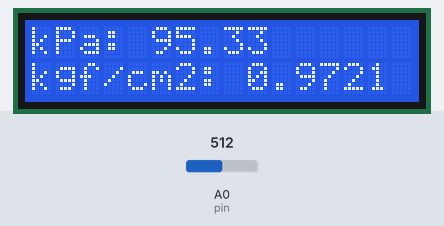
Bench run of a sketch on a simulated Arduino Uno, built with avr-gcc and run on an emulated ATmega328P. On the bench: 16×2 character LCD. The test bench sets the inputs (shaded band); at power-on: A0 (pin) = 512. What the sketch prints to the serial monitor is not drawn.

Above: at 1.1 s.
At 2.2 s:
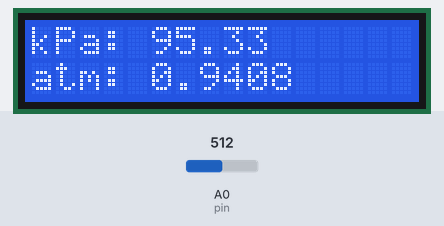
2.3 s: A0 (pin) set to 716
At 3.8 s:
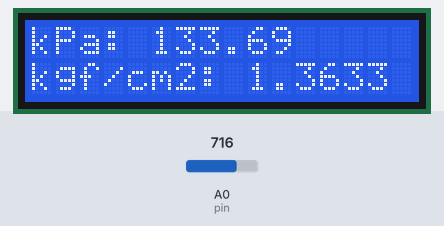
5.5 s: A0 (pin) set to 900
At 6.9 s:
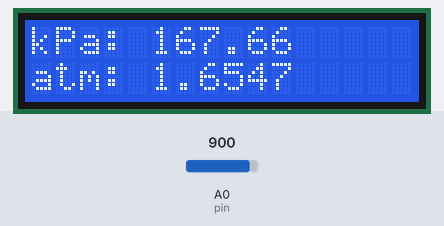
8.6 s: A0 (pin) set to 1010
At 9.9 s:
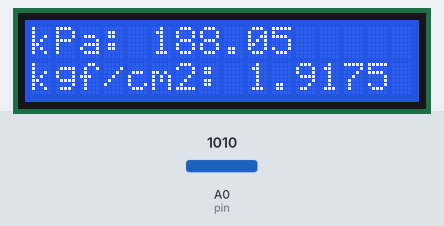
Timing chart, 0 to 11.6 s (numbered marks = the images above; inputs shaded):
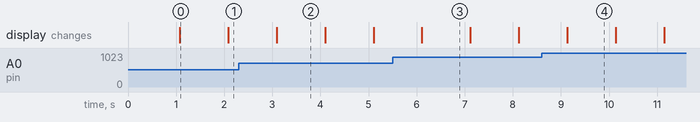

The sketch:

codigo_novo_KPa.ino
```cpp
#include <LiquidCrystal.h>

// Inicializa o display LCD com os pinos RS, E, D4, D5, D6, D7
LiquidCrystal lcd(12, 11, 5, 4, 3, 2);

const int pin = A0; // Pino de leitura
const float fator_atm = 0.0098692327;
const float fator_kgf_cm2 = 0.0101971621;

void setup() {
  lcd.begin(16, 2);
  lcd.print("Sensor Pressao");
  delay(1000);
  lcd.clear();
  Serial.begin(115200); // Inicializa a serial
}

void loop() {
  float medidas = analogRead(pin); // Lê o valor do ADC
  float pressao = calculaPressao(medidas); // Calcula a pressão

  lcd.clear();
  lcd.setCursor(0, 0);
  lcd.print("kPa: ");
  lcd.print(pressao, 2);

  lcd.setCursor(0, 1);
  if (millis() % 2000 < 1000) {
    lcd.print("atm: ");
    lcd.print(pressao * fator_atm, 4);
  } else {
    lcd.print("kgf/cm2: ");
    lcd.print(pressao * fator_kgf_cm2, 4);
  }

  Serial.print("ADC: ");
  Serial.println(medidas);

  delay(1000);
}

float calculaPressao(float medida) {
  return ((corrigeMedida(medida) / 3.3) - 0.04) / 0.0012858;
}

float corrigeMedida(float x) {
  return 4.821e-02 + 1.181e-03 * x - 6.64e-07 * x * x + 5.236e-10 * x * x * x
         - 2.02e-13 * x * x * x * x + 3.81e-17 * x * x * x * x * x
         - 2.896e-21 * x * x * x * x * x * x;
}
```

Measured:
- after the input at 2.3 s, the display: changes after 0.79 s (image 2)
- after the input at 5.5 s, the display: changes after 0.61 s (image 3)
- after the input at 8.6 s, the display: changes after 0.53 s (image 4)
- what the display in image 0 shows lasts 1.0 s, from 1.1 s to 2.1 s
